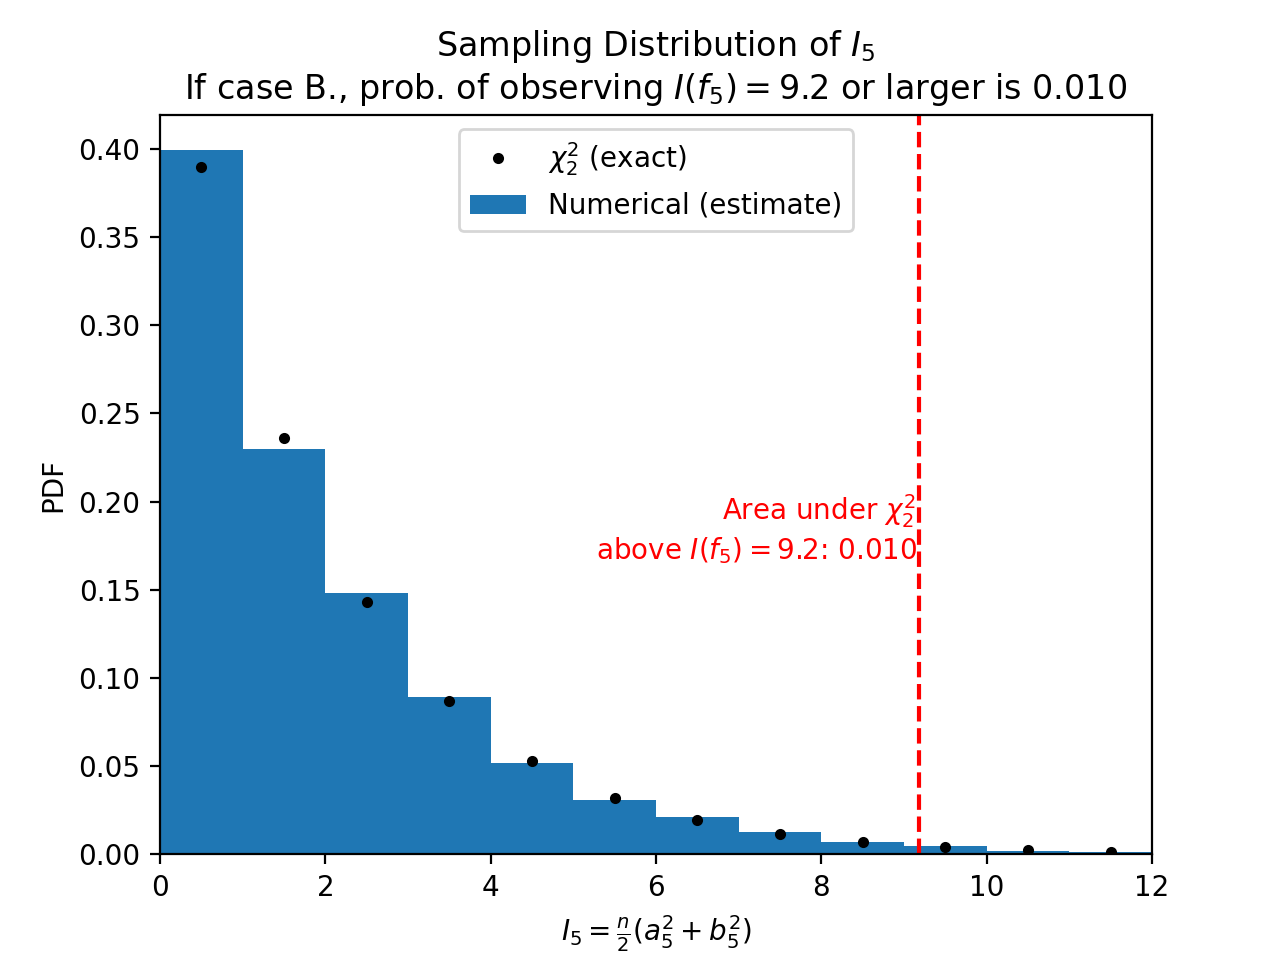

Generate this figure with Python:
from lib import dft, pdf
import numpy as np
from scipy.stats import chi2

n = 40
A = 0
σ = 1
i0 = 5
ne = 10000

def signal(n, A, σ, i0):
  t = np.arange(n)
  epsilon = np.random.normal(loc=0, scale=σ, size=n)
  y = epsilon + A*np.sin(2 * np.pi * (i0/n) * t )
  return y


def periodograms(n, A, σ, i0, ne):
  I = np.zeros((n//2, ne))
  for exp in range(ne):
    y = signal(n, A, σ, i0=i0)
    I[:, exp], f = dft.periodogram(y)
  return I, f


def plot_pdfs(I_column, i0, fraction_above):
  from matplotlib import pyplot as plt
  from lib.savefig import savefig

  dx = 1
  e_pdf, bin_centers, _ = pdf.pdf(I_column, dx, a=0.5)
  plt.bar(bin_centers, e_pdf*dx, width=dx, align='center', label='Numerical (estimate)')

  # Add chi^2_2
  plt.plot(bin_centers, chi2.pdf(bin_centers, df=2), 'k.', label=r'$\chi^2_2$ (exact)')

  plt.legend()
  plt.ylabel('PDF')
  plt.xlabel(f'$I_{{{i0}}} = \\frac{{n}}{{2}} (a_{{{i0}}}^2 + b_{{{i0}}}^2)$')
  plt.xlim(left=0, right=12)
  # Add an annotation for I(f_{i0}) on the plot created by plt_pdfs().
  statement = f"If case B., prob. of observing $I(f_{{{i0}}})={I_y[i0-1]:.1f}$ or larger is {fraction_above:.3f}"
  plt.title(f'Sampling Distribution of $I_{{{i0}}}$\n{statement}')
  plt.axvline(I_y[i0-1], color='r', linestyle='--', label=f'I(f_{{{i0}}})')
  text = f'Area under $\\chi^2_2$ \nabove $I(f_{{{i0}}})={I_y[i0-1]:.1f}$: {fraction_above:.3f} '
  plt.text(I_y[i0-1], plt.ylim()[1]*0.4, text, color='r', ha='right')

  savefig("HW8_1")


# Plot the numerically estimated sampling distribution of I_5 and compare
# with the exact sampling distribution of I_5, which is chi^2_2
I, f = periodograms(n, A, σ, i0, ne)
I5 = I[i0-1, :]

# Compute the periodogram of the given y and print I(f_{i0})
y = [0.9286277042696437, 1.7045034622025108, 1.2050233168496631, 1.3845192085275169, 0.7431622214379727, -0.5679286290463883, -0.48302490734666614, -1.5114589444139053, -1.764577341185066, -1.418292052669948, 0.5691222893590951, 1.5289585406721782, -0.460701510623547, 1.2776882948506474, -2.6770015657394532, -0.08993270340891461, -1.3686260170604216, 0.41212214197362895, -1.8219485330400222, -0.9514020560144467, -0.2935061113992405, -1.248384532410733, 0.3339742830685172, 0.39336906362403434, -0.025834598877514714, -0.811666785526905, 0.6705521440034906, 0.2112093102712752, 0.6226097153544842, 0.1183604974191117, -0.05356324386643412, -0.6882896771055533, -0.48979126500005604, -0.09310013954981483, 0.28948660168776613, 2.162314587980623, 1.9419564408387695, 1.046727620184002, -1.03476056281878, -0.12472014892027071]
I_y, f_y = dft.periodogram(y)

# Find fraction of area under chi^2_2 curve above I(f_{i0})
# This corresponds to the probability of observing a periodogram value greater
# than I(f_{i0})
fraction_above = 1 - chi2.cdf(I_y[i0-1], df=2)
print(f"I(f_{i0}) = {I_y[i0-1]}")
print(f"Fraction of area above I(f_{i0}): {fraction_above}")

# I(f_5) = 9.176689137753517
# Fraction of area above I(f_5): 0.010169679650502306

plot_pdfs(I5, i0, fraction_above)

# Statistical statement:
# The I_5 value for the given y is such that there is a ~1.02% chance of observing
# this value or larger.
#
# Statistical statement as a hypothesis test:
#   H0: no periodic component at frequency f_5
#   Ha: periodic component at frequency f_5
#   with a rejection region corresponding to a 5% significance level,
#   we will reject H0 if I_5 falls in the top 5% of the chi^2_2 distribution.
#
#   In this case, the observed I_5 is in the top 1.02% of the chi^2_2 distribution,
#   which is more extreme than the 5% significance level. Therefore, we reject H0
#   with P = 0.01.
#
#   This conclusion corresponds to a type I error because I generated y using
#   y_t = epsilon_t (no periodic component)!

# Part 5.

chi_lower = chi2.ppf(0.025, df=2)
chi_upper = chi2.ppf(0.975, df=2)
I5 = I_y[i0-1]
ci_lower = 2*I5/chi_upper
ci_upper = 2*I5/chi_lower
# https://www.stat.berkeley.edu/~bartlett/courses/153-fall2010/lectures/20.pdf
# Since 2*I_5/E[I_5] ~ chi^2_2, these bounds estimate E[I_5].
CI = [ci_lower, ci_upper]
print(f"95% confidence interval for E[I_5]: {CI}")
# 95% confidence interval for E[I_5]: [2.4876630564654074, 362.45986001030604]

# Check trapping using 10,000 simulations of case B, where E[I_5] = 2.
ne = 1000
I_check, _ = periodograms(n, A=0, σ=1, i0=i0, ne=ne)
I5s = I_check[i0-1, :]
cis_lower = 2*I5s/chi_upper
cis_upper = 2*I5s/chi_lower
if False:
  for i in range(ne):
    trapped = (cis_lower[i] <= 2) & (cis_upper[i] >= 2)
    print(f"CI {i+1}: [{cis_lower[i]:.2f}, {cis_upper[i]:.2f}] {trapped}")
trapped = np.sum((cis_lower <= 2) & (cis_upper >= 2))/ne
print(f"Percentage of {ne} CIs containing E[I_5] = 2: {trapped*100:.2f}%")
# Percentage of 1000 CIs containing E[I_5] = 2: 94.70%
